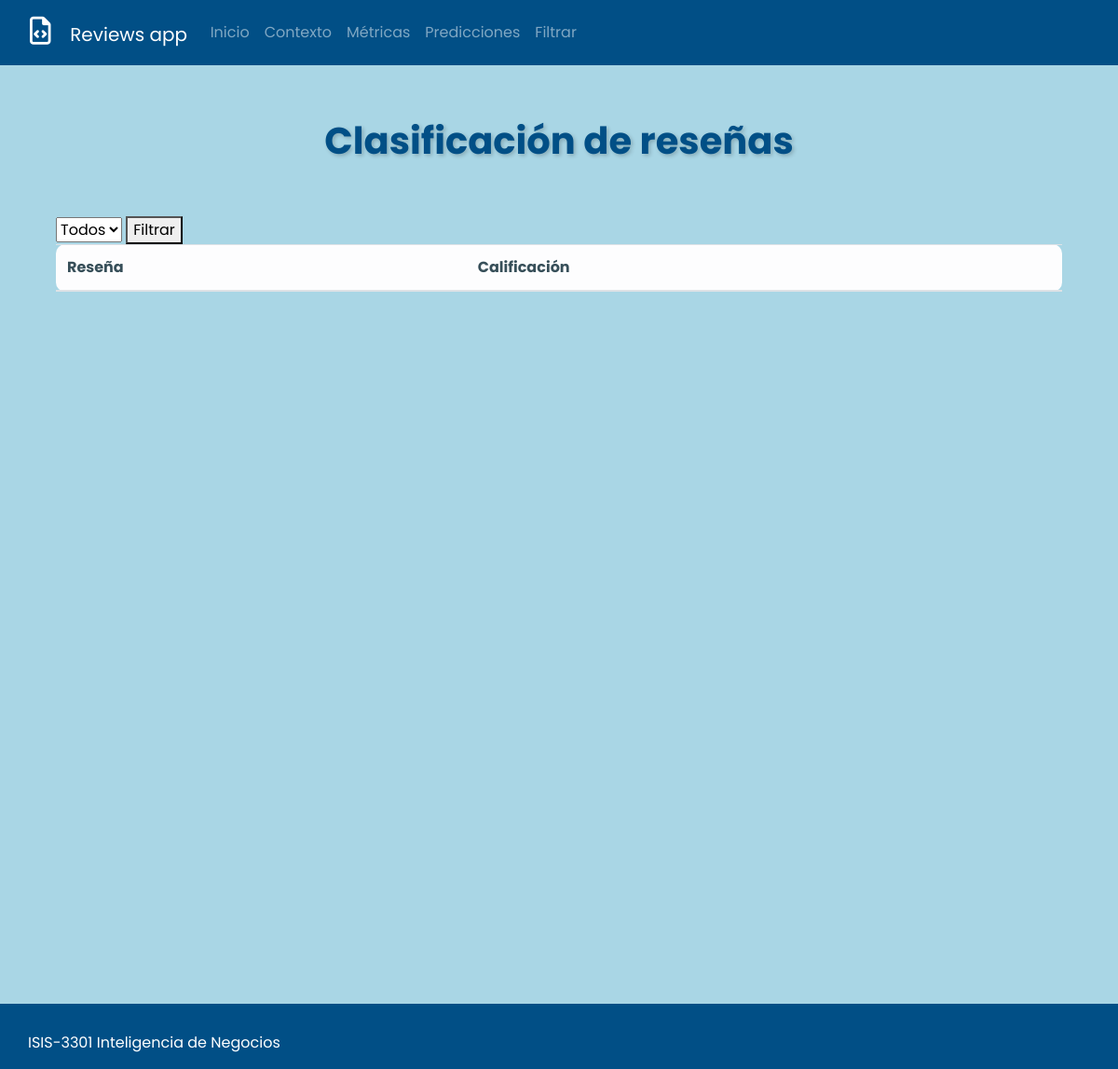
The page /reviewgroup/ on the database as committed earlier.
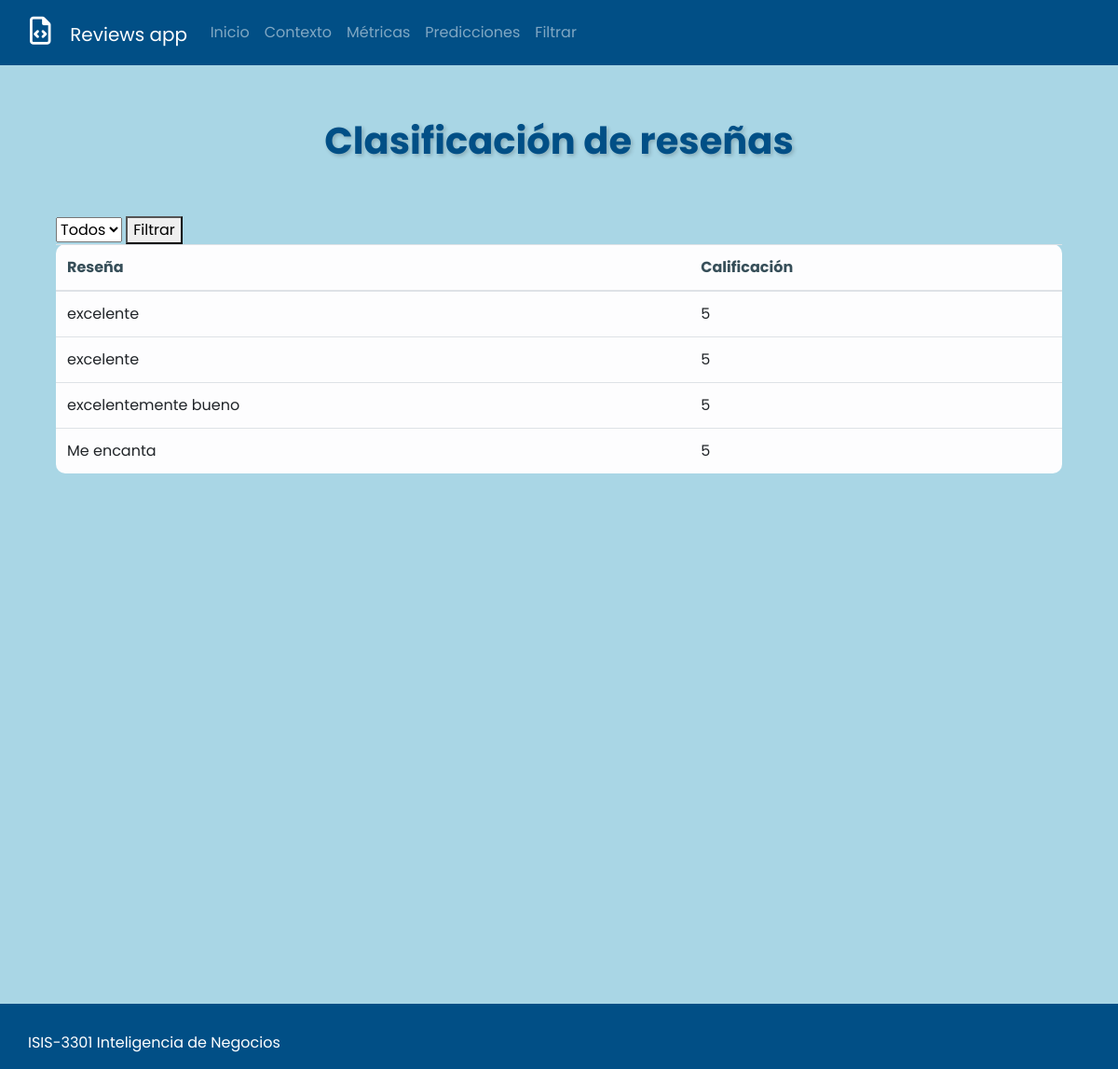
The same page on the database as committed later.
### predict/models.py (models this page shows, shortened)
class Reviews(models.Model):
    review = models.CharField(max_length=10000)
    classification = models.IntegerField()

### predict/views.py (the view)
# urls.py: path('reviewgroup/', views.review_group),
def review_group(request):
    reviews = get_reviews()
    context = {
        'review_list': reviews
    }
    return render(request, 'review_group.html', context)

### predict/logic/logic.py (called while the page is built)
def get_reviews():
    queryset = Reviews.objects.all()
    return (queryset)

### predict/templates/review_group.html (shortened to what this page needs)
{% extends 'base.html' %} {% block content %}
<div class="content">
  <div class="">
    <div
      class="page-header-title"
      data-aos="fade-down"
      data-aos-duration="1500"
    >
      <h1 class="page-title" style="text-align: center">
        Clasificación de reseñas
      </h1>
    </div>
  </div>
  <br />
  <div class="page-content-wrapper">
    <div class="container">
      <div class="filter">
        <select id="rating-filter" name="rating-filter">
          <option value="">Todos</option>
        </select>
        <button>Filtrar</button>
        <table class="table table-hover table-light">
          <thead>
            <tr style="color: #374f59">
              <th>Reseña</th>
              <th>Calificación</th>
            </tr>
          </thead>
          <tbody>
            {% for review in review_list %} {% if review.classification == 5 %}
            <tr>
              <td>{{ review.review }}</td>
              <td>{{ review.classification }}</td>
            </tr>
            {% endif %} {% endfor %}
          </tbody>
        </table>
      </div>
    </div>
  </div>
</div>
{% endblock %}

Rows that differ between the two databases and show on the page:
added Reviews: review "excelente", classification "5"
added Reviews: review "excelente", classification "5"
added Reviews: review "excelentemente bueno", classification "5"
added Reviews: review "Me encanta", classification "5"
